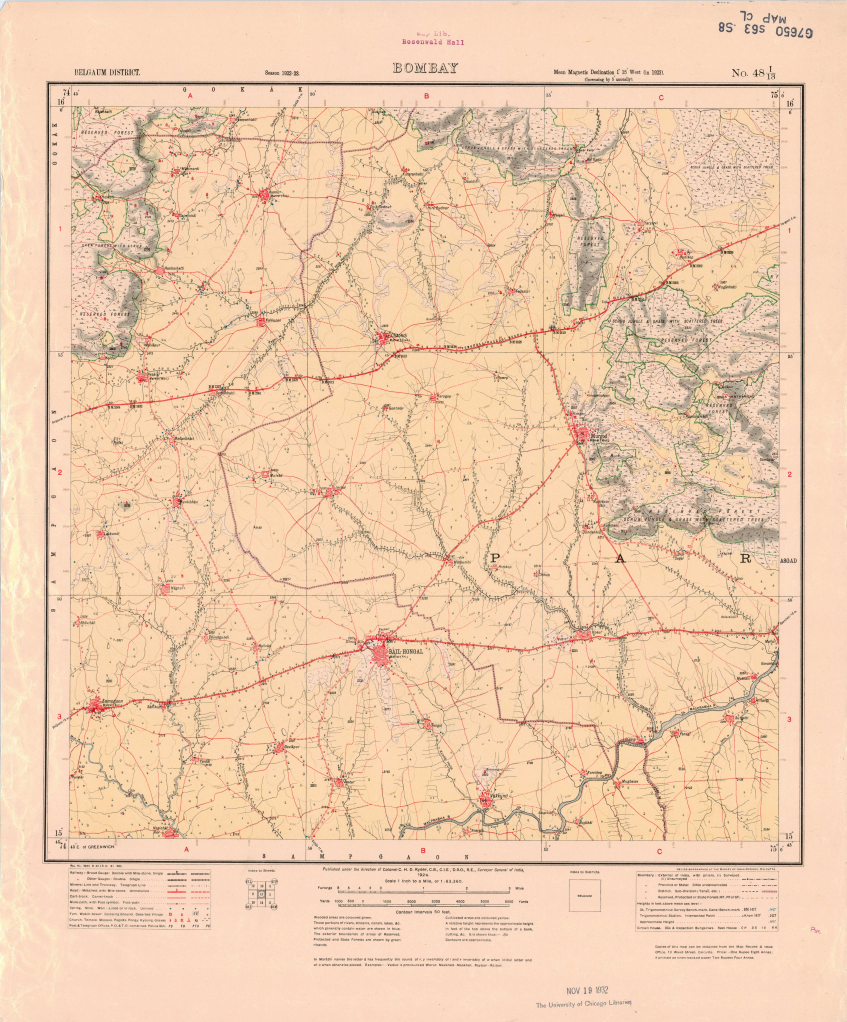
#> input picture historical_maps/raw/48_I_13_Belgaum_District__1924_.jpg, 5928 x 7152 px, given in place of 48_I_13_Belgaum_District__1924_.jpg_c.png, which was not available (shown at 1/7 size)
$ python ecc.py ../../../../historical_maps/raw/48_I_13_Belgaum_District__1924_.jpg
#> lines starting #> are read from the running program, lines starting #| are printed output that depends on the picture; after the words box and inside, x2 and y2 are one past the last pixel; in counts of white or black regions, pixels touching at a corner belong together; pictures that were not available may be replaced by others from this repository, and a replacement may not be noted
import cv2,numpy as np,sys
site=sys.argv[1]
c=cv2.imread('w_%s_c.png'%site,0).astype(np.float32); s=cv2.imread('w_%s_s.png'%site,0).astype(np.float32)
#> after `c = cv2.imread('w_%s_c.png' % site, 0).astype(np.float32)`:
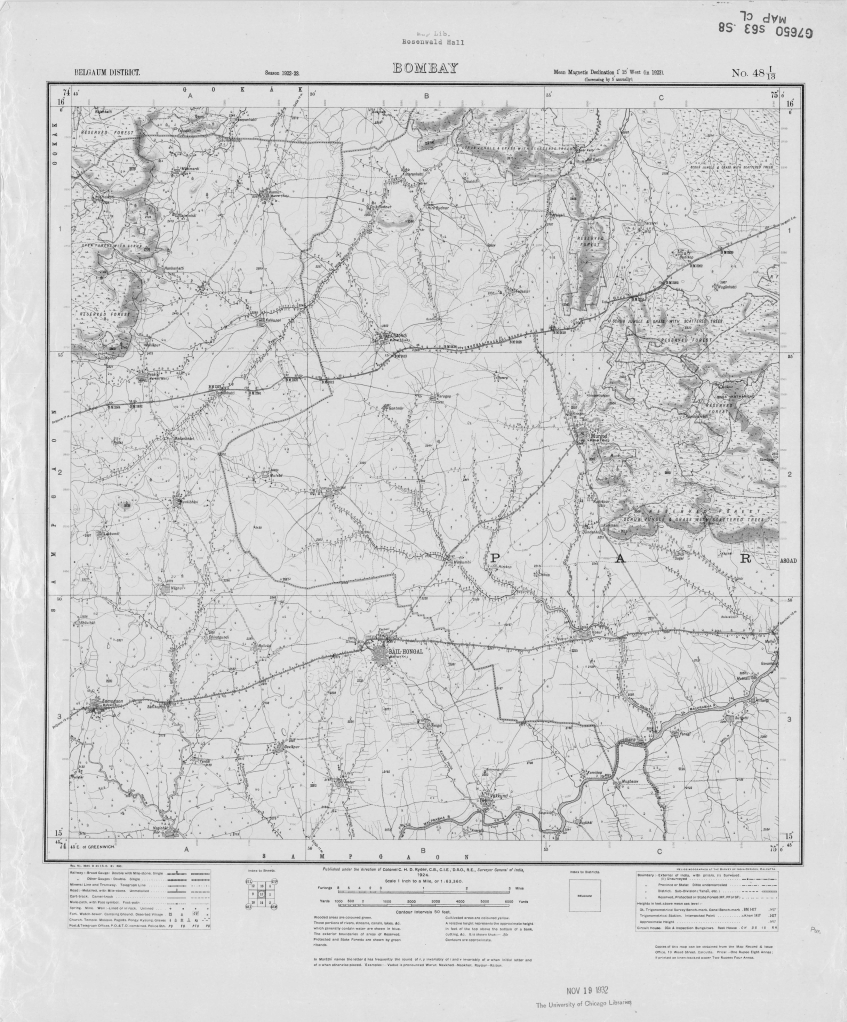
#> c: shape (7152, 5928) float32 (shown at 1/7 size); min 0, max 255, mean 210.7
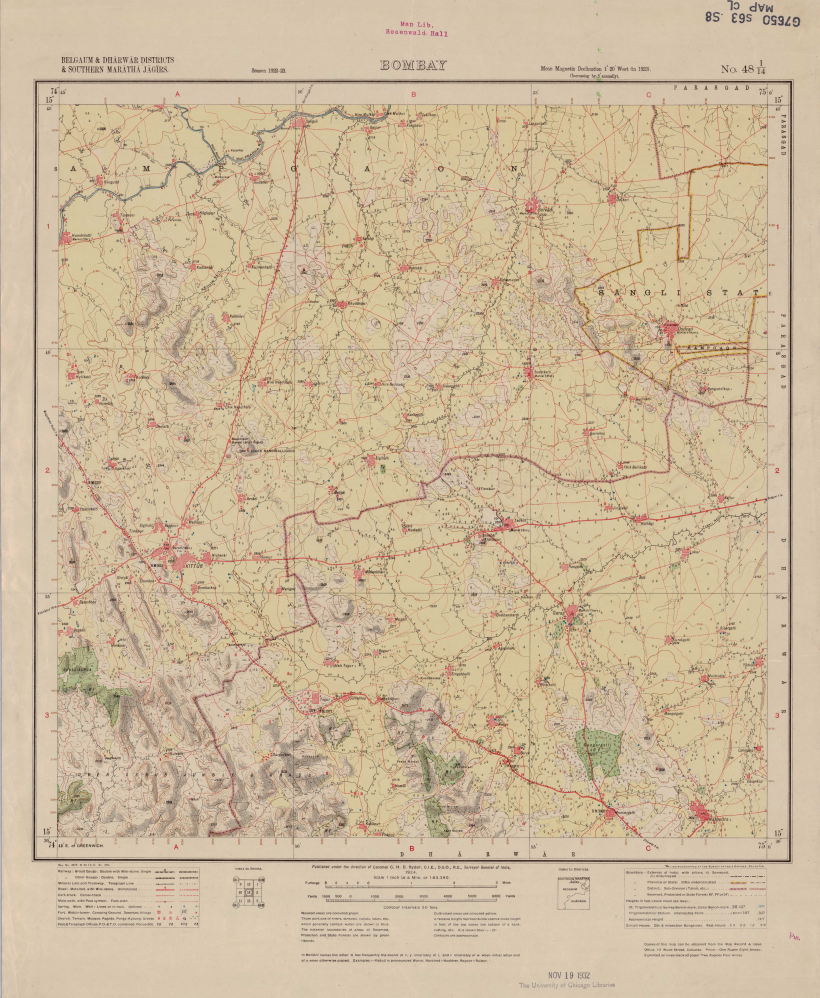
#> input picture historical_maps/raw/48_I_14_Belgaum_District__1924_.jpg, 5736 x 6986 px, given in place of 48_I_13_Belgaum_District__1924_.jpg_s.png, which was not available (shown at 1/7 size)
#> after `s = cv2.imread('w_%s_s.png' % site, 0).astype(np.float32)`:
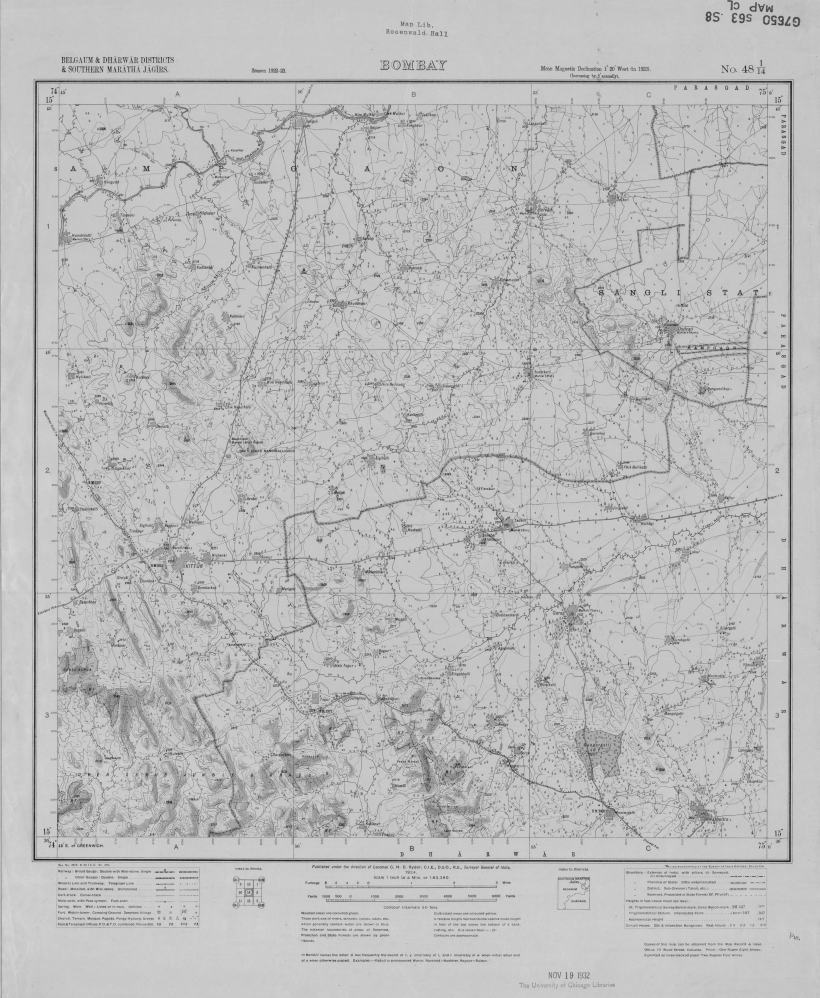
#> s: shape (6986, 5736) float32 (shown at 1/7 size); min 0, max 254, mean 187.9
m=(c>0).astype('uint8')
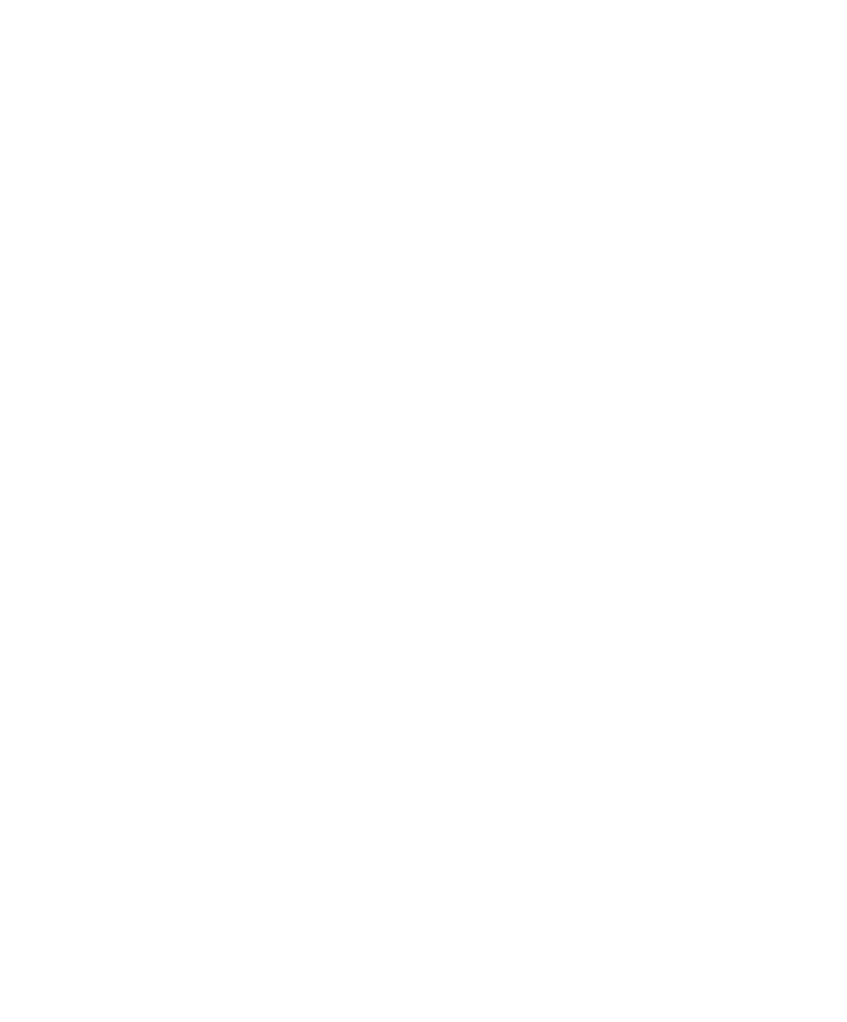
#> m: shape (7152, 5928) (shown at 1/7 size); values 0 (black) and 1 (white), 100% white; black in thin lines or dots, all inside (x1, y1, x2, y2) = (335, 578, 5625, 4488)
for sig in [6,4,3,2]:
  for name in ['s']:
    W=np.eye(2,3,dtype=np.float32) if sig==6 else W
    try:
      cc,W=cv2.findTransformECC(s,c,W,cv2.MOTION_AFFINE,(cv2.TERM_CRITERIA_EPS|cv2.TERM_CRITERIA_COUNT,300,1e-6),m,int(sig*4)|1)
      print(sig,round(cc,3),W.round(3).tolist())
    except Exception as e: print(sig,e)
#> after the loop, W = [[1, 0, 0], [0, 1, 0]]
np.save('ecc_%s.npy'%site,W)
